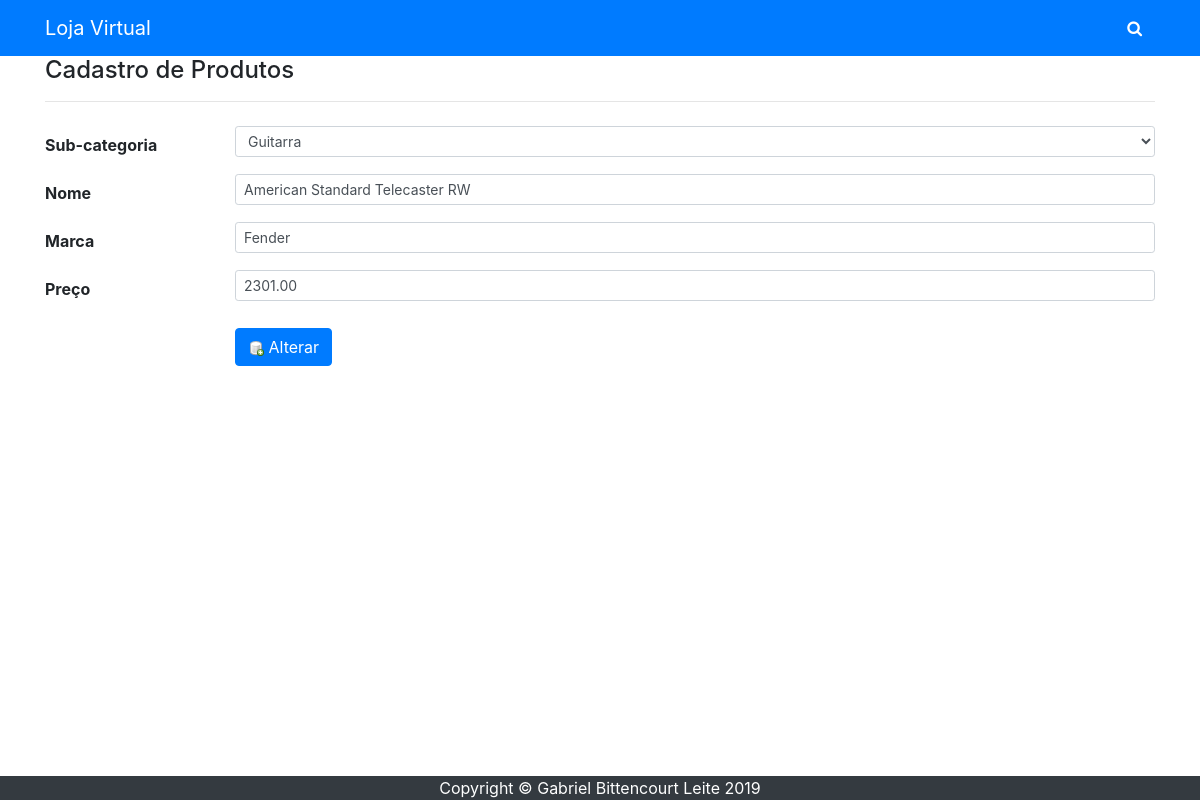
The page /edita_produto/2/ on the database as committed earlier.
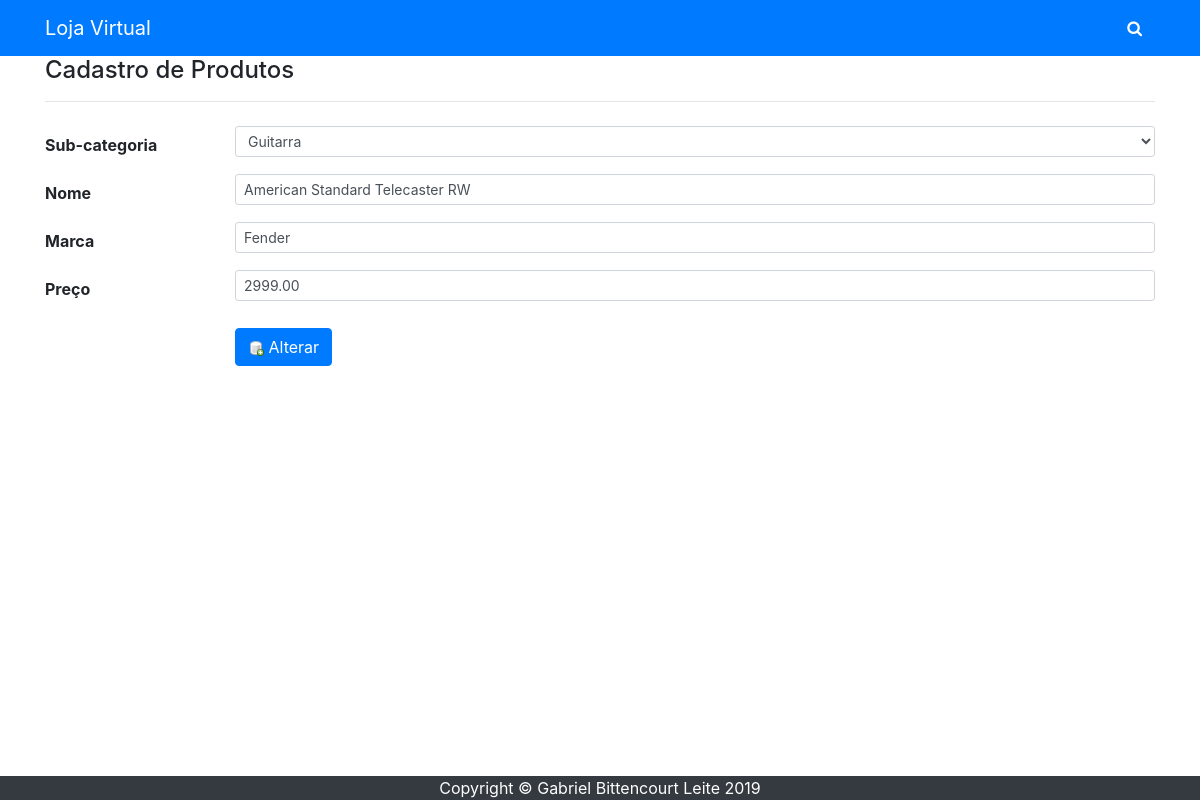
The same page on the database as committed later.
### produto/models.py (models this page shows, shortened)
class Produto(models.Model):
    subCategoria = models.ForeignKey(SubCategoria, related_name='produtos', on_delete=models.DO_NOTHING)
    nome = models.CharField(max_length=200, db_index=True)
    marca = models.CharField(max_length=200, db_index=True)
    slug = models.SlugField(max_length=200, db_index=True)
    imagem = models.CharField(max_length=200)
    descricao = models.TextField(blank=True)
    preco = models.DecimalField(max_digits=10, decimal_places=2)
    disponivel = models.BooleanField(default=True)
    class Meta:
        db_table = 'produto'

### produto/views.py (the view)
# urls.py: path('edita_produto/<int:id>/', views.editar, name='edita_produto'),
def editar(request, id):
    produto = get_object_or_404(Produto, id=id)
    produto_form = ProdutoForm(instance=produto)
    produto_form.fields['produto_id'].initial = id
    return render(request, 'produto/cadastro.html', {
       'form': produto_form
    })

### produto/models.py (called while the page is built)
    def __str__(self):
        return self.nome

### produto/templates/produto/cadastro.html (shortened to what this page needs)
{% extends "base.html" %}
{% load static %}
{% block searchBar %}
{% include "components/barra_pesquisa.html" %}
{% endblock %}
{% block content %}
    <div class="row">
        <div class="col-12">
            <h4 class="mb-2">Cadastro de Produtos</h4>
            <hr class="mb-4">
        </div>
    </div>
    <form id="form" action ="{% url 'produto:cadastrar' %}" method ="POST" novalidate>
        <div class="form-group row" style="margin-bottom: 10px;">
            <label for="id_subcategoria" class="col-lg-2 col-form-label font-weight-bold">Sub-categoria</label>
            <div class="col-lg-10">
                {{ form.subCategoria }}
            </div>
        </div>
        <div class="form-group row" style="margin-bottom: 10px;">
            <label for="id_nome" class="col-lg-2 col-form-label font-weight-bold">Nome</label>
            <div class="col-lg-10">
                {{ form.nome }}
            </div>
        </div>
        <div class="form-group row" style="margin-bottom: 10px;">
            <label for="id_nome" class="col-lg-2 col-form-label font-weight-bold">Marca</label>
            <div class="col-lg-10">
                {{ form.marca }}
            </div>
        </div>
        <div class="form-group row" style="margin-bottom: 10px;">
            <label for="id_preco" class="col-lg-2 col-form-label font-weight-bold">Preço</label>
            <div class="col-lg-10">
                {{ form.preco }}
            </div>
        </div>
        <div class="form-group row" style="margin-top: 20px;">
            <div class="col-lg-10 offset-lg-2">
                <button id="botao" type="button" class="btn btn-primary"><img src="{% static 'produto/images/skin/database_add.png' %}">
                    {% if form.produto_id.value %}
                       Alterar
                    {% else %}
                       Cadastrar
                    {% endif %}
                </button>
            </div>
        </div>
    </form>
{% endblock %}

Rows that differ between the two databases and show on the page:
changed Produto "Guitarra": preco "2301.00" → "2999.00"
